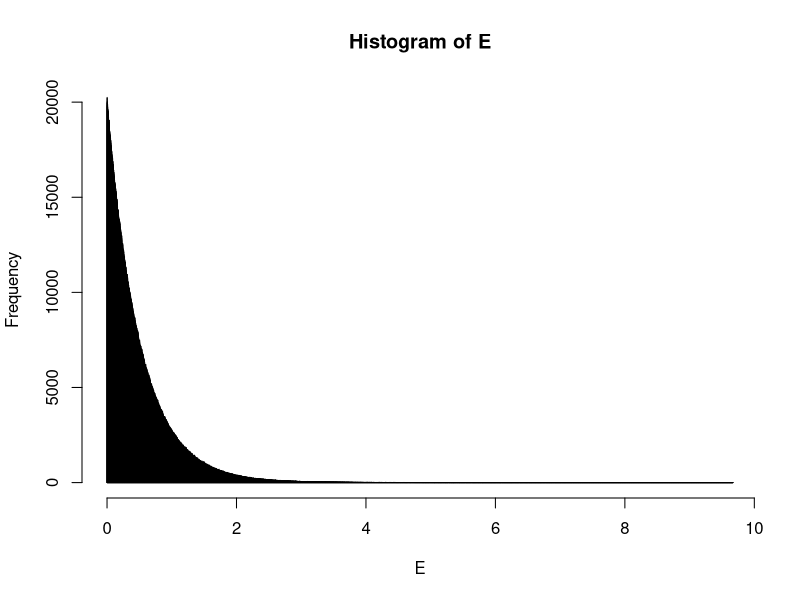

R code for this plot:
# code for problem 2 of assignment 5

# install.packages("modeest")
library(modeest)

n_reps = 10^7

lambda = 2
E = rexp(n_reps, rate = lambda)

median_E = median(E)
mode_E = mlv(E, method="venter", bw=0.0001)

print(median_E)
print(mode_E)

hist(E, breaks=10000)
